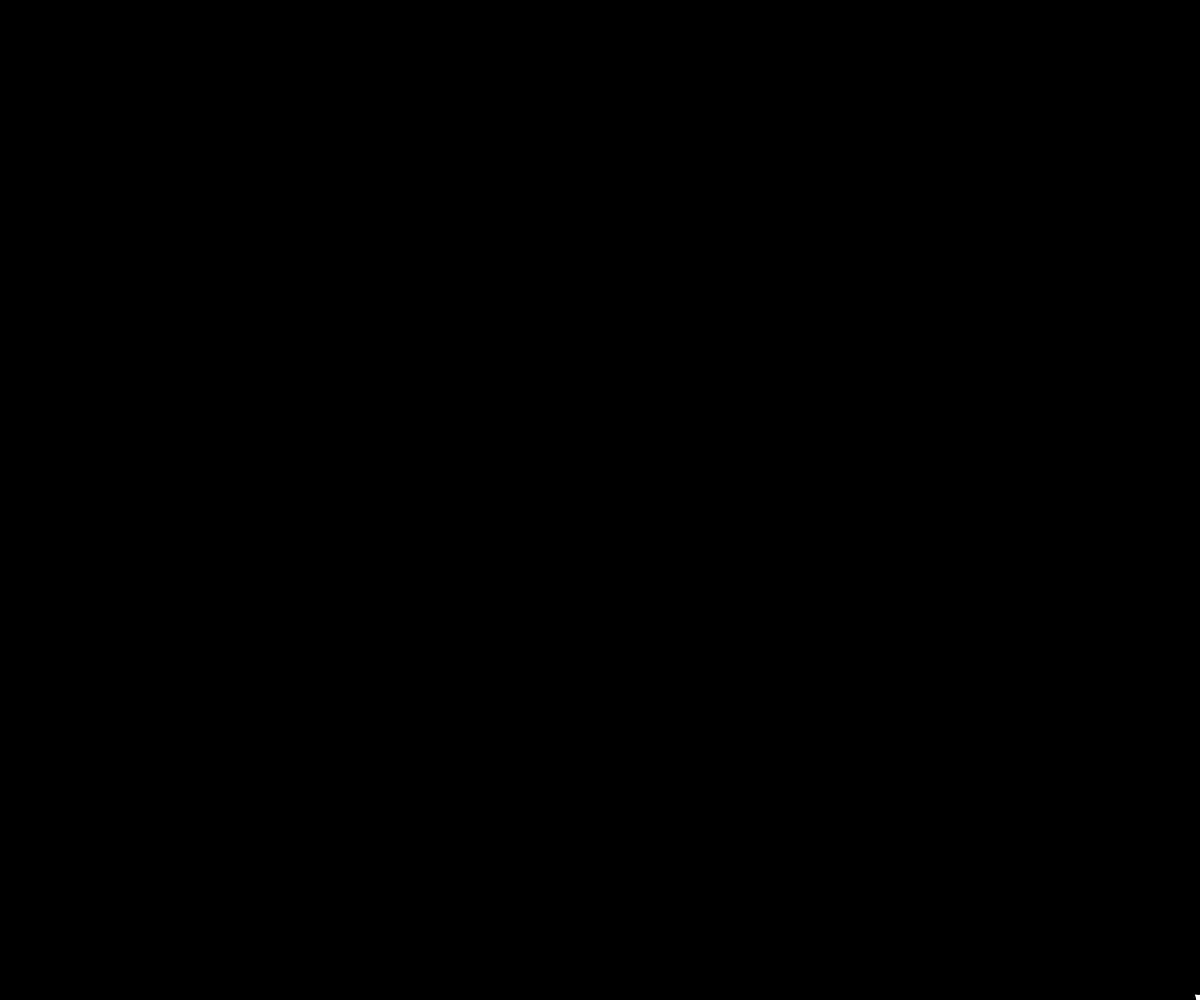
Frame 1 (no input)
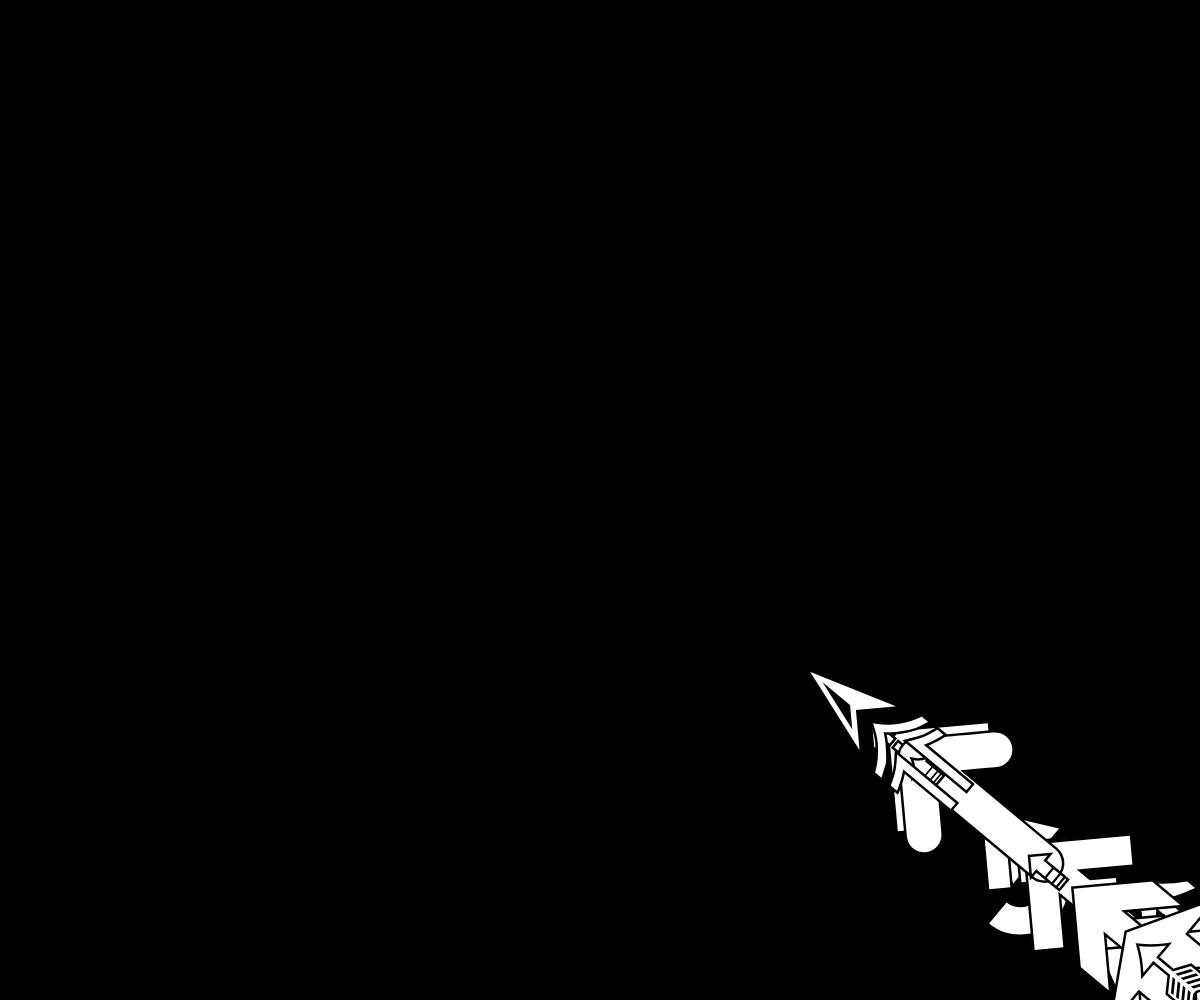
Frame 60 (no input)
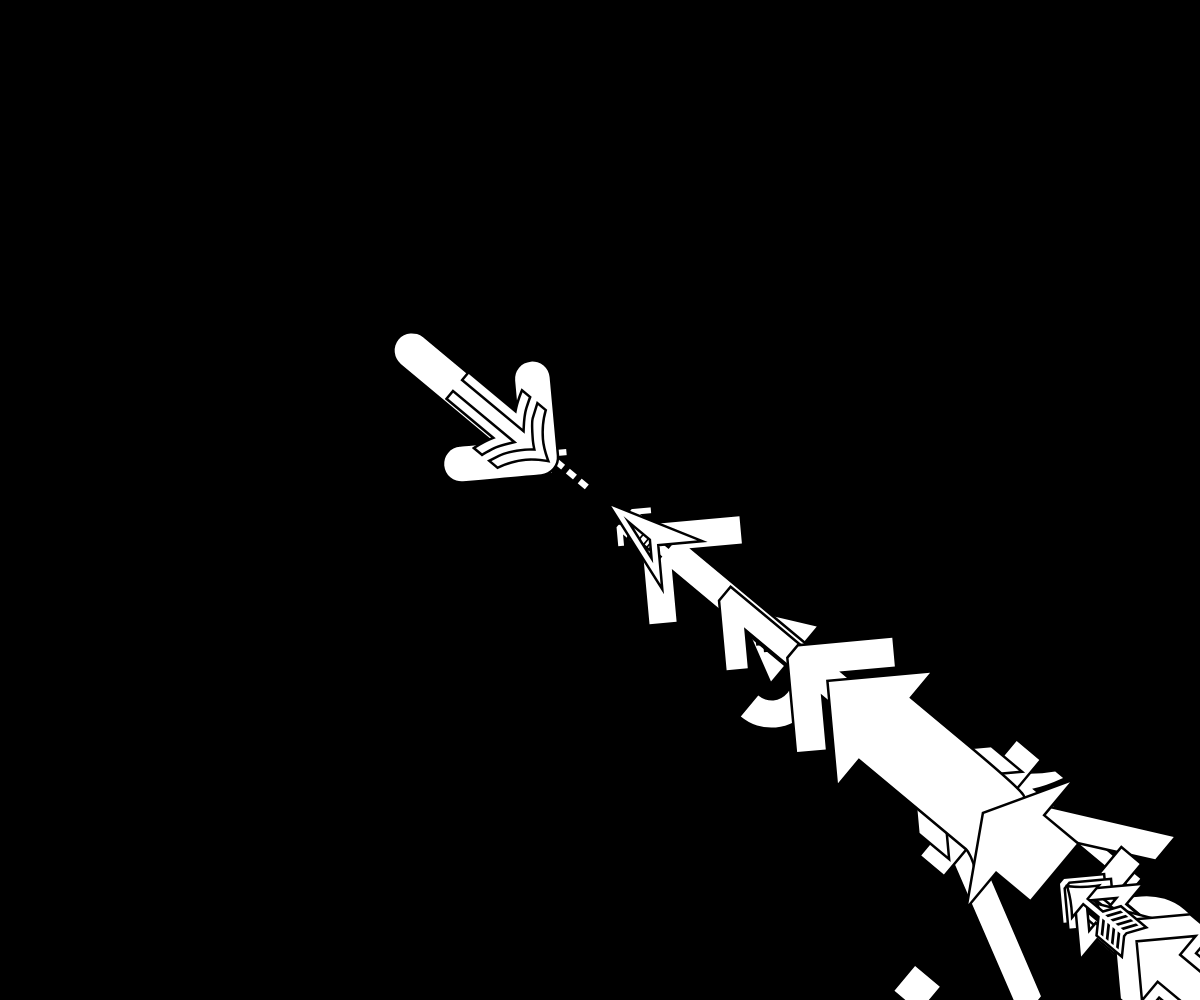
Frame 120 (the mouse pressed at the canvas centre since frame 60)

The p5.js sketch that drew these frames (run headless with seeded random() and noise() and a simulated clock; from frame 60 on, the mouse is pressed at the canvas centre):

// p5.js sketch
// ── sketch.js
let arrows=["→","ᐵ","►","↠","↝","↣","↦","↪","↬","⇀","⇉","⇛","⇝","⇢","⇨","➔","➙","➜","➟","➠","➢","➤","➥","➧","➩","➳","➾"];
let x = 1;
let y = 1;
let easing = 0.05;
let moverArr = [];

class mover{
    constructor(x,y,s,f, fontSize){
        this.pos = createVector(x,y);
        this.vel = createVector(0,0);
        this.acc = createVector(0,0);
        this.maxSpeed = s;
        this.maxForce = f;
        this.r = 16;
        this.rotateVal = random(0,360);
        this.fontSize = fontSize;
    }
    evade(mover){
        let pursuit = this.pursue(mover);
        pursuit.mult(-1);
        return pursuit;
    }
    pursue(mover){
        let target = mover.pos.copy();
        let prediction = mover.vel.copy();
        prediction.mult(10);
        target.add(prediction);
        fill(0,255,0);
        circle(target.x, target.y, 16);
        return this.seek(target);
    }

    arrive(target){
        return this.seek(target, true);
    }
    flee(target){
        return this.seek(target).mult(-1);
    }

    seek(target, arrival = false){
        let force = p5.Vector.sub(target, this.pos);
        let desiredSpeed = this.maxSpeed;
        if(arrival){
            let slowRadius = 100;
            let distance = force.mag();
                if(distance < slowRadius){
                    desiredSpeed = map(distance, 0, slowRadius, 0, this.maxSpeed);
                }
        }
        force.setMag(desiredSpeed);
        force.sub(this.vel);
        force.limit(this.maxForce);
        return force;
    }
    applyForce(force){
        this.acc.add(force);
    }
    update(){
        this.vel.add(this.acc);
        this.vel.limit(this.maxSpeed);
        this.pos.add(this.vel);
        this.acc.set(0,0);
    }
    show(i){
        stroke(0);
        strokeWeight(5);
        fill(255);
        push();
        translate(this.pos.x, this.pos.y);
        rotate(this.vel.heading());
        // console.log(i+": "+ this.vel.heading());
        // rotate(this.vel.heading()*this.rotateVal);
        textSize(this.fontSize);

        text(arrows[i],this.r-this.fontSize,this.fontSize/3);

        // triangle(-this.r, -this.r / 2, -this.r, this.r / 2, this.r, 0);
        pop();
    }
    // edges() {
    //     if (this.pos.x > width + this.r) {
    //       this.pos.x = -this.r;
    //     } else if (this.pos.x < -this.r) {
    //       this.pos.x = width + this.r;
    //     }
    //     if (this.pos.y > height + this.r) {
    //       this.pos.y = -this.r;
    //     } else if (this.pos.y < -this.r) {
    //       this.pos.y = height + this.r;
    //     }
    //   }
}

class Target extends mover {
    constructor(x, y) {
      super(x, y);
      this.vel = p5.Vector.random2D();
      this.vel.mult(5);
    }
  
    show() {
      stroke(255);
      strokeWeight(2);
      fill(255);
      push();
      translate(this.pos.x, this.pos.y);
      circle(0, 0, this.r * 2);
      pop();
    }
  }
  let fontSize;
  function setup() {
    createCanvas(windowWidth, windowHeight);
    for(let i = 0; i<arrows.length; i++){
        fontSize = random(20,400);
        let s = random(1,10);
        let f = random(0,1);
        moverArr[i] = new mover(windowWidth,windowHeight,s,f, fontSize);
    }
    // mover = new mover(100,100);
  }

  function draw() {
    background(0);
    
    let target = createVector(mouseX, mouseY);

    let steering; 

    for(let i =0; i<moverArr.length; i++){
        steering = moverArr[i].arrive(target);
        moverArr[i].applyForce(steering);
        moverArr[i].update();
        moverArr[i].show(i);
    }
    fill(0, 159);
  }
// ── OUTNgif.html
<!DOCTYPE html>
<html lang="en">
<head>
    <meta charset="UTF-8">
    <meta http-equiv="X-UA-Compatible" content="IE=edge">
    <meta name="viewport" content="width=device-width, initial-scale=1.0">
    <title>OUTN Intro gif</title>
    <style>
        body{
            margin:0px;
            padding:0px;
            overflow:hidden;
        }
    </style>
</head>
<body>
    <img src = "intro.gif" style = "width: 100vw">
</body>
</html>
